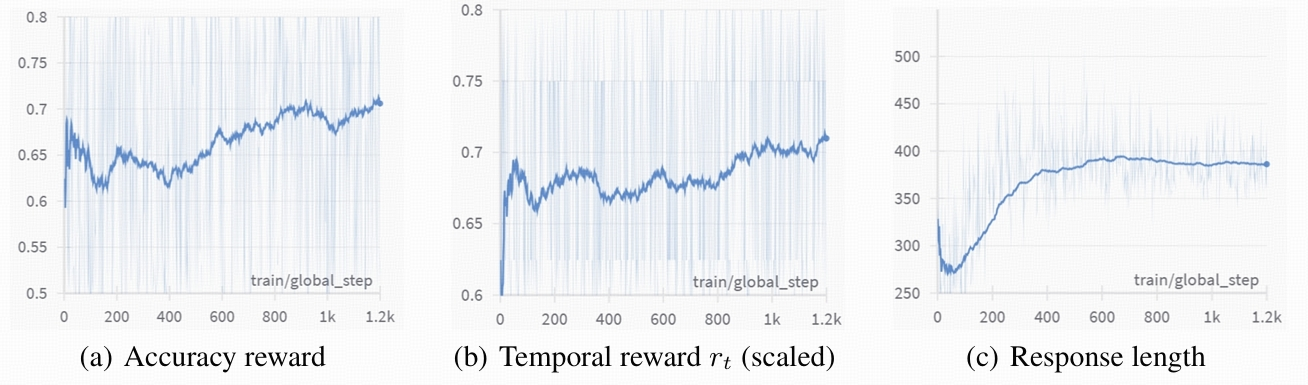
#> input picture VLM-classifier/images/curves.png, 1308 x 385 px
$ python image_saturation.py --input ../VLM-classifier/images/curves.png
#> lines starting #> are read from the running program, lines starting #| are printed output that depends on the picture
#> in process_image_file, image is the input picture: shape (385, 1308, 3); mean B, G, R 243.9, 241.4, 239.5
import cv2
import numpy as np
import argparse
import os
from pathlib import Path
from typing import Union, List, Tuple
import logging
import time
from tqdm import tqdm

# 设置日志
logging.basicConfig(level=logging.INFO, format='%(asctime)s - %(levelname)s - %(message)s')
logger = logging.getLogger(__name__)


class ImageSaturationAdjuster:
    """图片饱和度调整器"""

    def __init__(self):
        self.supported_formats = {'.jpg', '.jpeg', '.png', '.bmp', '.tiff', '.tif'}

    def adjust_saturation(self, image: np.ndarray, saturation_factor: float = 1.5) -> np.ndarray:
        """
        调整图片饱和度

        Args:
            image: 输入图片 (BGR格式)
            saturation_factor: 饱和度调整因子，>1增加饱和度，<1降低饱和度，1保持不变

        Returns:
            调整后的图片
        """
#> called with saturation_factor = 2.5
        if saturation_factor < 0:
            raise ValueError("饱和度因子必须为非负数")

        # 转换到HSV色彩空间
        hsv = cv2.cvtColor(image, cv2.COLOR_BGR2HSV)
#> hsv: shape (385, 1308, 3); mean H, S, V 46.6, 4.9, 244
        hsv = hsv.astype(np.float32)
#> hsv: shape (385, 1308, 3) float32; mean H, S, V 46.6, 4.9, 244

        # 调整饱和度通道(S通道)
        hsv[:, :, 1] = hsv[:, :, 1] * saturation_factor
#> hsv: shape (385, 1308, 3) float32; mean H, S, V 46.6, 12.3, 244

        # 限制数值范围在0-255之间
        hsv[:, :, 1] = np.clip(hsv[:, :, 1], 0, 255)
#> hsv: shape (385, 1308, 3) float32; mean H, S, V 46.6, 12.1, 244

        # 转换回BGR色彩空间
        hsv = hsv.astype(np.uint8)
#> hsv: shape (385, 1308, 3); mean H, S, V 46.6, 12, 244
        result = cv2.cvtColor(hsv, cv2.COLOR_HSV2BGR)
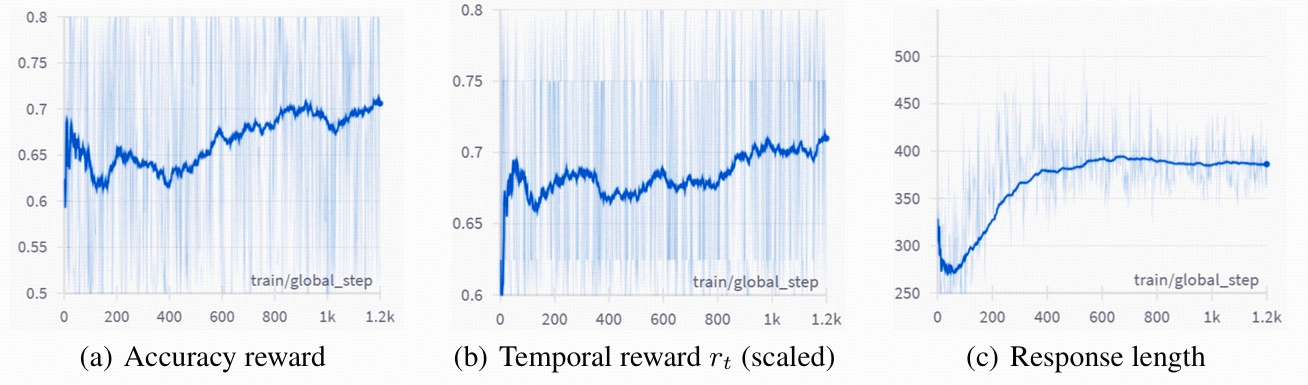
#> result: shape (385, 1308, 3); mean B, G, R 243.9, 237.6, 233.1

        return result

    # [48 lines left out: functions rotate_right_90, enhance_saturation_with_mask, not called in this run]

    def process_image_file(self, input_path: str, output_path: str = None,
                          saturation_factor: float = 1.5, quality: int = 95, rotate: bool = False) -> str:
        """
        处理单个图片文件

        Args:
            input_path: 输入图片路径
            output_path: 输出图片路径，如果为None则自动生成
            saturation_factor: 饱和度调整因子
            quality: 保存质量 (1-100)
            rotate: 是否向右旋转90度

        Returns:
            输出文件路径
        """
        if not os.path.exists(input_path):
            raise FileNotFoundError(f"输入文件不存在: {input_path}")

        # 读取图片
        image = cv2.imread(input_path)
        if image is None:
            raise ValueError(f"无法读取图片: {input_path}")

        # logger.info(f"处理图片: {input_path}, 原始尺寸: {image.shape}")

        # 调整饱和度
        enhanced_image = self.adjust_saturation(image, saturation_factor)

        # 如果需要，向右旋转90度
        if rotate:
            enhanced_image = self.rotate_right_90(enhanced_image)

        # 生成输出路径
        if output_path is None:
            input_path_obj = Path(input_path)
            output_path = str(input_path_obj.parent / f"{input_path_obj.stem}_enhanced{input_path_obj.suffix}")

        # 保存图片
        save_params = []
        if input_path.lower().endswith(('.jpg', '.jpeg')):
            save_params = [cv2.IMWRITE_JPEG_QUALITY, quality]
        elif input_path.lower().endswith('.png'):
            save_params = [cv2.IMWRITE_PNG_COMPRESSION, 9 - (quality // 11)]

        success = cv2.imwrite(output_path, enhanced_image, save_params)
        if not success:
            raise RuntimeError(f"保存图片失败: {output_path}")

        # logger.info(f"图片保存成功: {output_path}")
        return output_path

    # [108 lines left out: functions batch_process, create_comparison_image, not called in this run]


def main():
    """主函数"""
    parser = argparse.ArgumentParser(description="图片饱和度增强工具")
    parser.add_argument("--input", default="", help="输入图片文件或目录路径")
    parser.add_argument("--output", default="", help="输出路径")
    parser.add_argument("--saturation", type=float, default=2.5,
                       help="饱和度调整因子 (默认: 3.0)")
    parser.add_argument("-q", "--quality", type=int, default=100,
                       help="输出图片质量 1-100 (默认: 100)")
    parser.add_argument("--batch", action="store_true",
                       help="批量处理模式（处理目录中所有图片）")
    parser.add_argument("--comparison", action="store_true",
                       help="创建对比图")
    parser.add_argument("--rotate", action="store_true",
                       help="向右旋转90度")

    args = parser.parse_args()

    # 创建饱和度调整器
    adjuster = ImageSaturationAdjuster()

    try:
        if args.batch or os.path.isdir(args.input):
            # 批量处理模式
            logger.info(f"批量处理模式，饱和度因子: {args.saturation}, 旋转: {args.rotate}")
            processed_files = adjuster.batch_process(
                args.input, args.output, args.saturation, args.quality, args.rotate
            )
            # print(f"批量处理完成，成功处理 {len(processed_files)} 个文件")

        else:
            # 单文件处理模式
            logger.info(f"处理单个文件，饱和度因子: {args.saturation}, 旋转: {args.rotate}")
            output_path = adjuster.process_image_file(
                args.input, args.output, args.saturation, args.quality, args.rotate
            )
            # print(f"图片处理完成: {output_path}")

            # 创建对比图
            if args.comparison:
                comparison_path = adjuster.create_comparison_image(args.input, output_path)
                # print(f"对比图创建完成: {comparison_path}")

    except Exception as e:
        logger.error(f"处理失败: {e}")
        return 1

    return 0


if __name__ == "__main__":
    exit(main())
#> (the program exits here)
